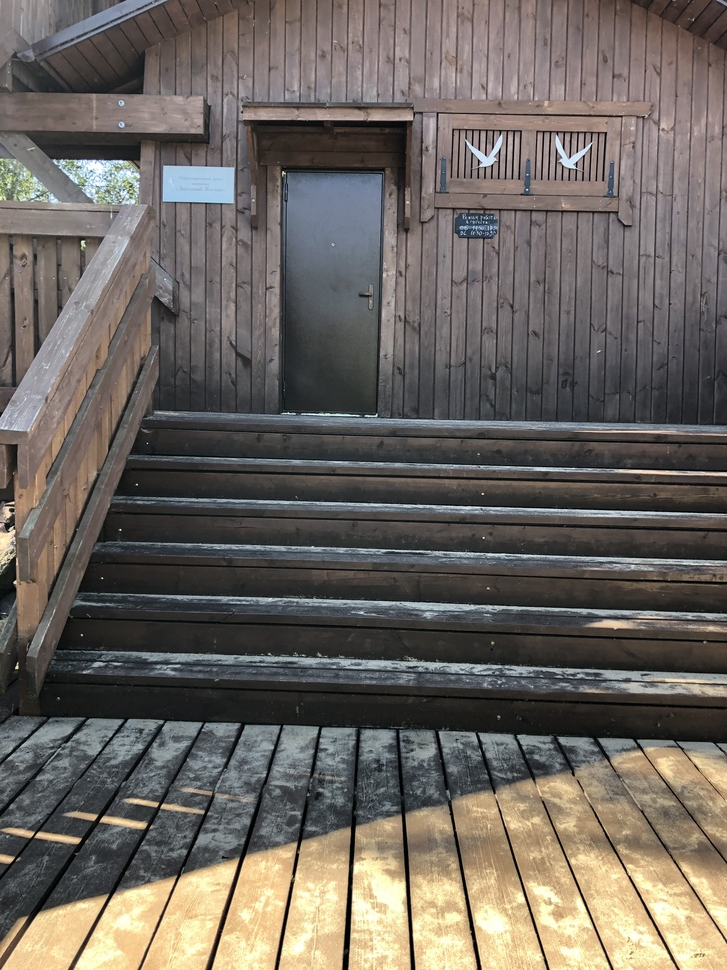
#> input picture images_input/Kotlin1.jpg, 727 x 970 px, shrunk from 3024 x 4032 before the run
$ python -i harris.py   (imports and definitions only)
#> lines starting #> are read from the running program, lines starting #| are printed output that depends on the picture
import numpy as np
from scipy import ndimage
import matplotlib.pyplot as plt


def compute_harris_response(
    im: np.ndarray,
    sigma=3,
) -> np.ndarray:
    """
    вычисляет функцию отклика детектора углов Харриса для каждого пикселя
    полутонового изображения
    @param im: изображение в форме numpy-массива
    @param sigma: масштаб фильтров
    @return: массив со значениями функции отклика
    """
    # производные
    im_x = np.zeros(im.shape)
    ndimage.gaussian_filter(im, (sigma, sigma), (0, 1), im_x)
    im_y = np.zeros(im.shape)
    ndimage.gaussian_filter(im, (sigma, sigma), (1, 0), im_y)

    # элементы матрицы Харриса
    W_xx = ndimage.gaussian_filter(im_x * im_x, sigma)
    W_xy = ndimage.gaussian_filter(im_x * im_y, sigma)
    W_yy = ndimage.gaussian_filter(im_y * im_y, sigma)

    # определитель и след матрицы
    W_det = W_xx * W_yy - W_xy**2
    W_tr = W_xx + W_yy

    return W_det / W_tr


# [175 lines left out: functions get_harris_points, plot_harris_points, get_descriptors, match_descriptors, match_descriptors_twosided, concatenate_images and 1 more, not called in this run]

>>> import cv2
>>> picture = cv2.imread('images_input/Kotlin1.jpg', cv2.IMREAD_GRAYSCALE)
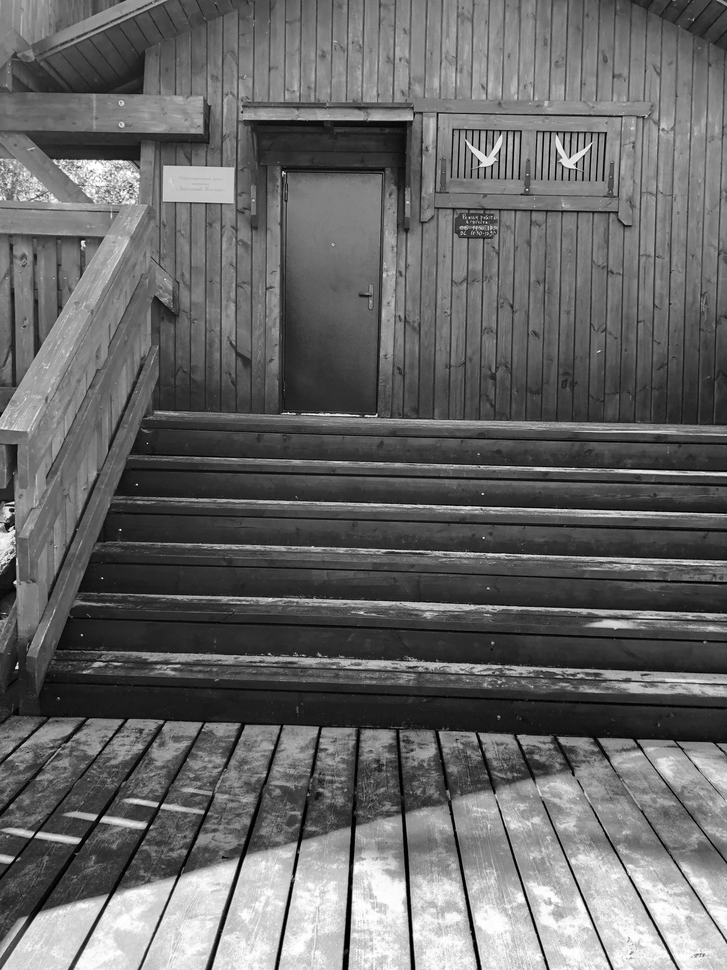
#> picture: shape (970, 727); min 0, max 255, mean 103.6
>>> result = compute_harris_response(picture)
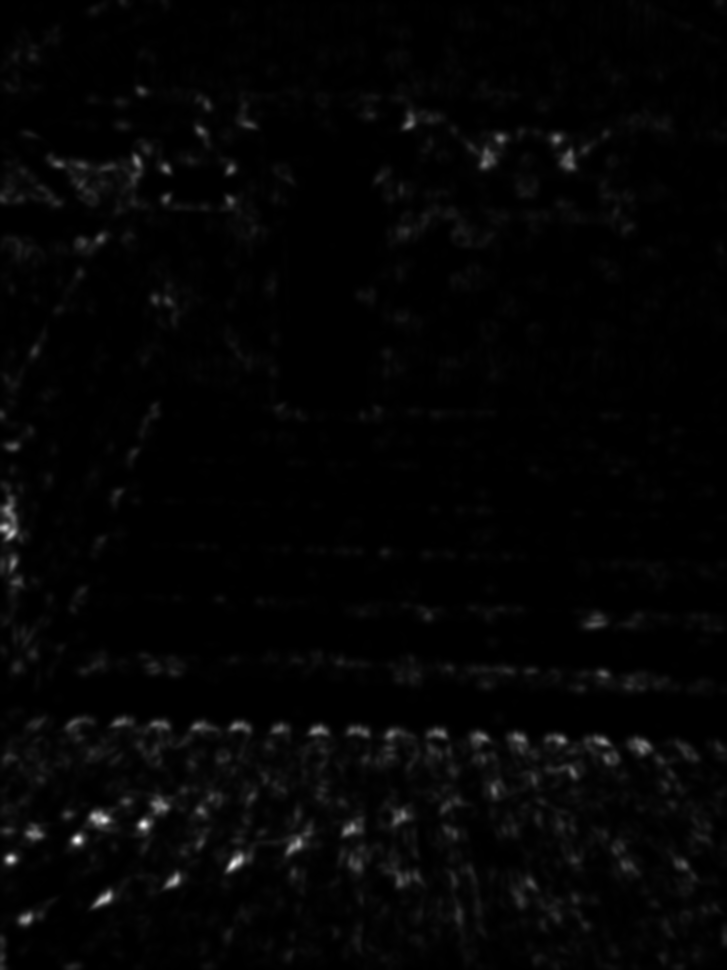
#> result: shape (970, 727) float64; min 0.000595, max 43.64, mean 0.9; drawn with min black and max white

$ run again, on images_input/Kotlin2.jpg
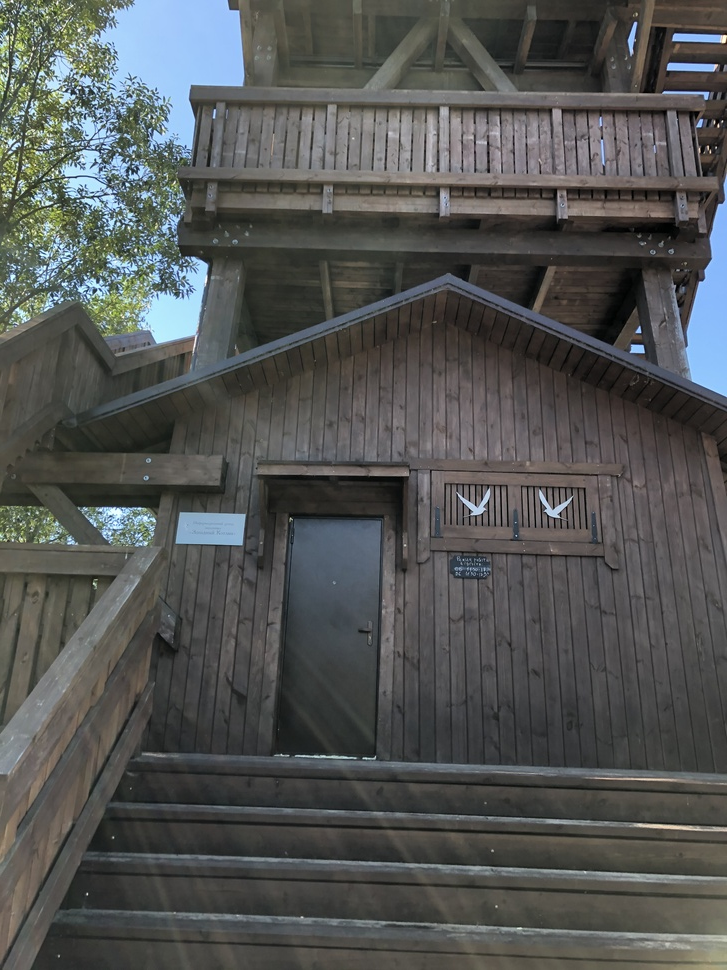
#> input picture images_input/Kotlin2.jpg, 727 x 970 px, shrunk from 3024 x 4032 before the run
#> `picture = cv2.imread('images_input/Kotlin1.jpg', cv2.IMREAD_GRAYSCALE)`:
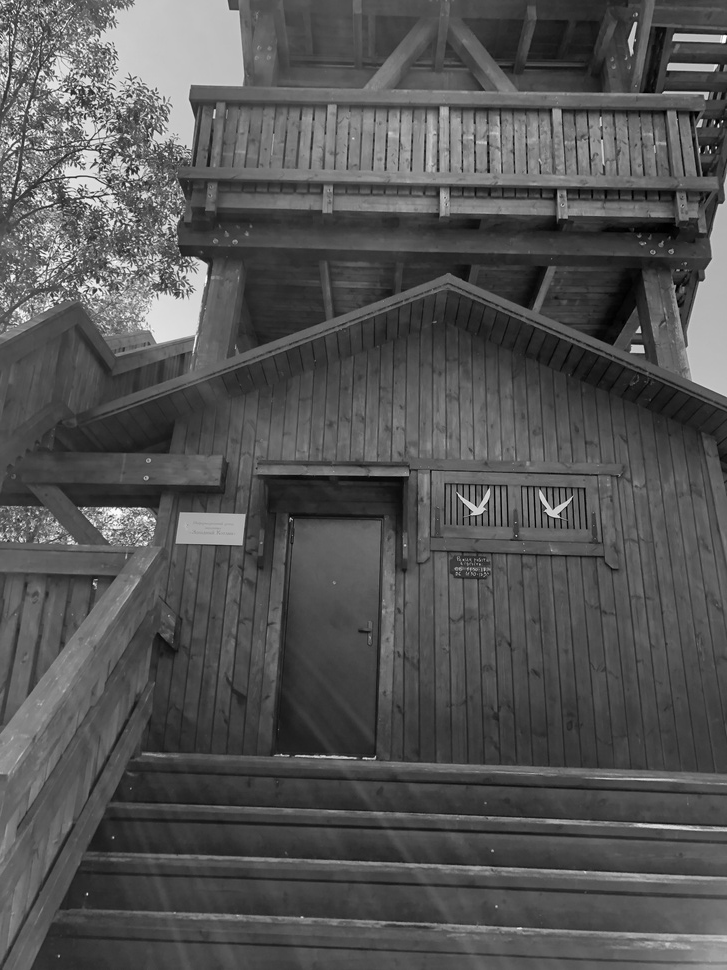
#> picture: shape (970, 727); min 0, max 255, mean 84.1
#> `result = compute_harris_response(picture)`:
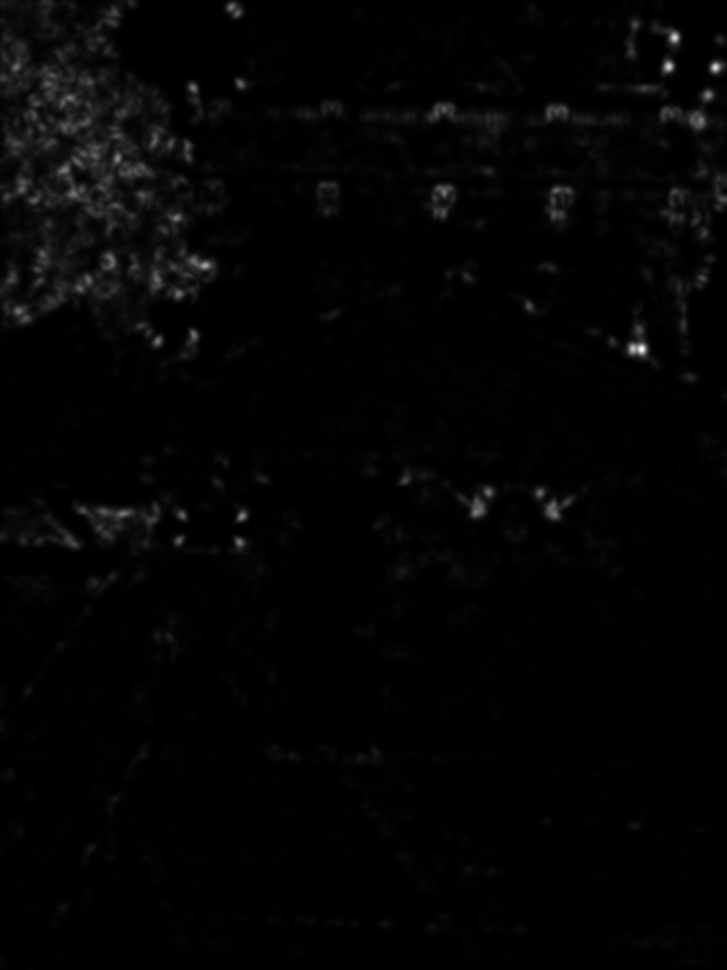
#> result: shape (970, 727) float64; min 7.89e-05, max 38.67, mean 0.7; drawn with min black and max white

$ run again, on images_input/Kotlin3.jpg
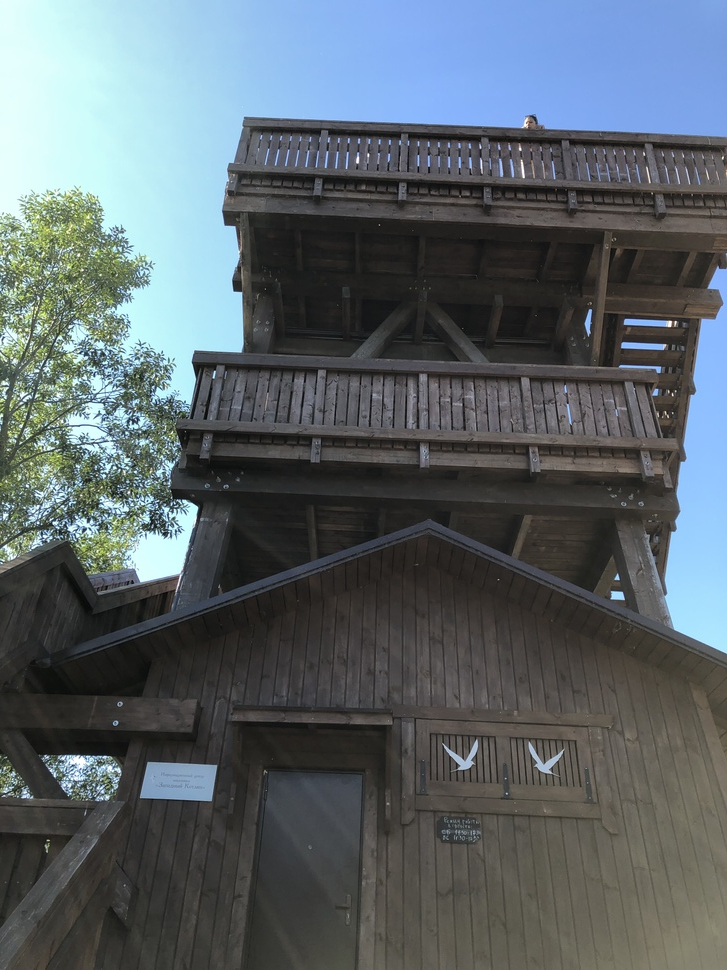
#> input picture images_input/Kotlin3.jpg, 727 x 970 px, shrunk from 3024 x 4032 before the run
#> `picture = cv2.imread('images_input/Kotlin1.jpg', cv2.IMREAD_GRAYSCALE)`:
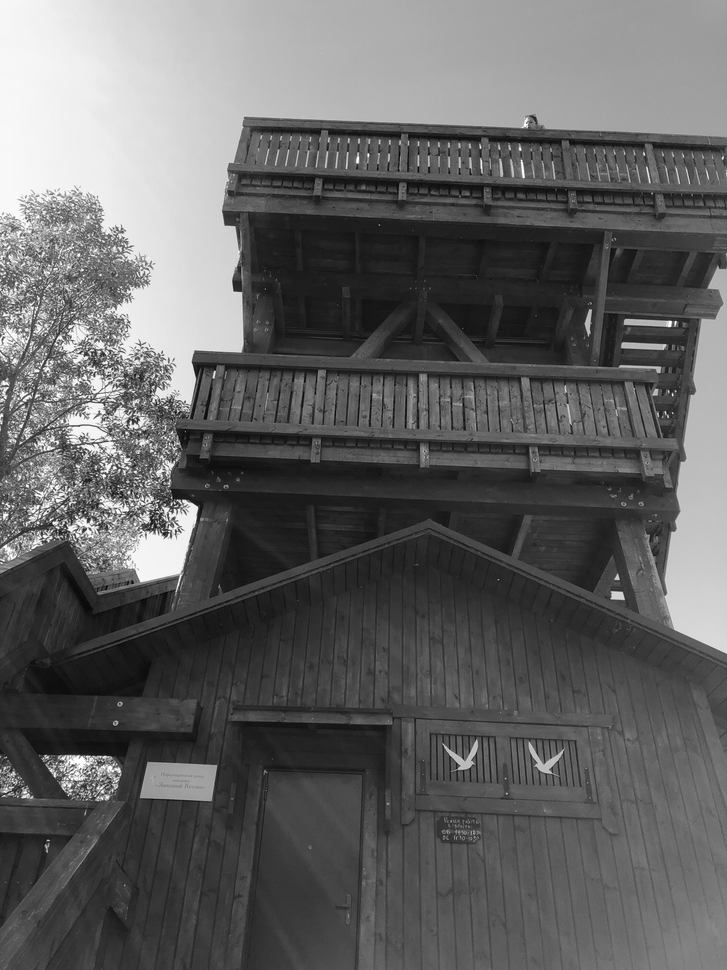
#> picture: shape (970, 727); min 0, max 255, mean 98.3
#> `result = compute_harris_response(picture)`:
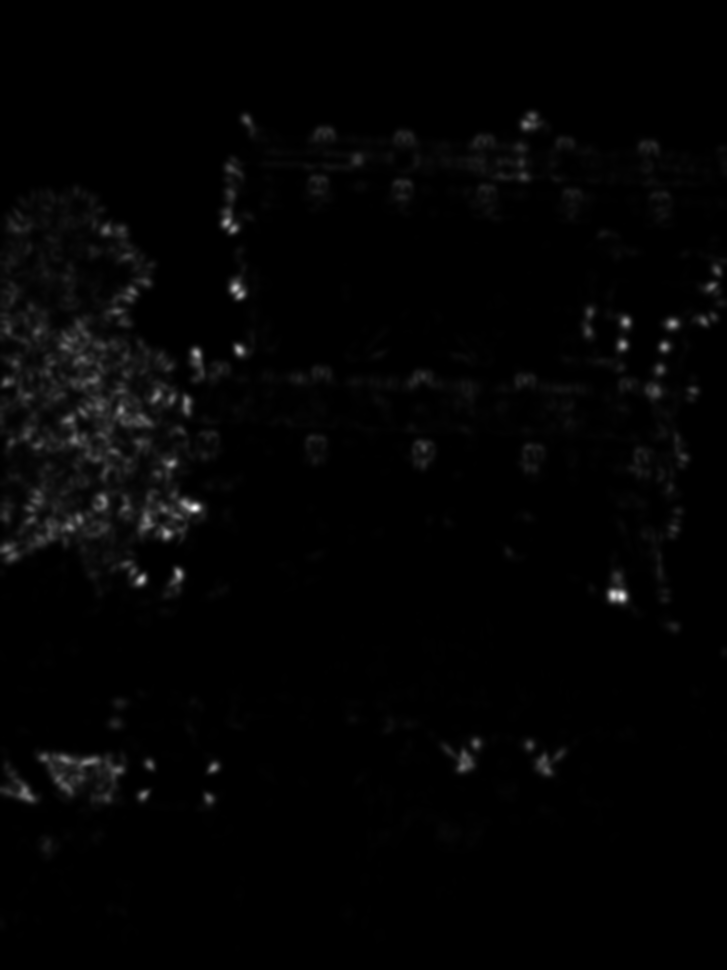
#> result: shape (970, 727) float64; min 6.82e-09, max 45.15, mean 0.7; drawn with min black and max white

$ run again, on images_input/Kotlin_pan1.jpg
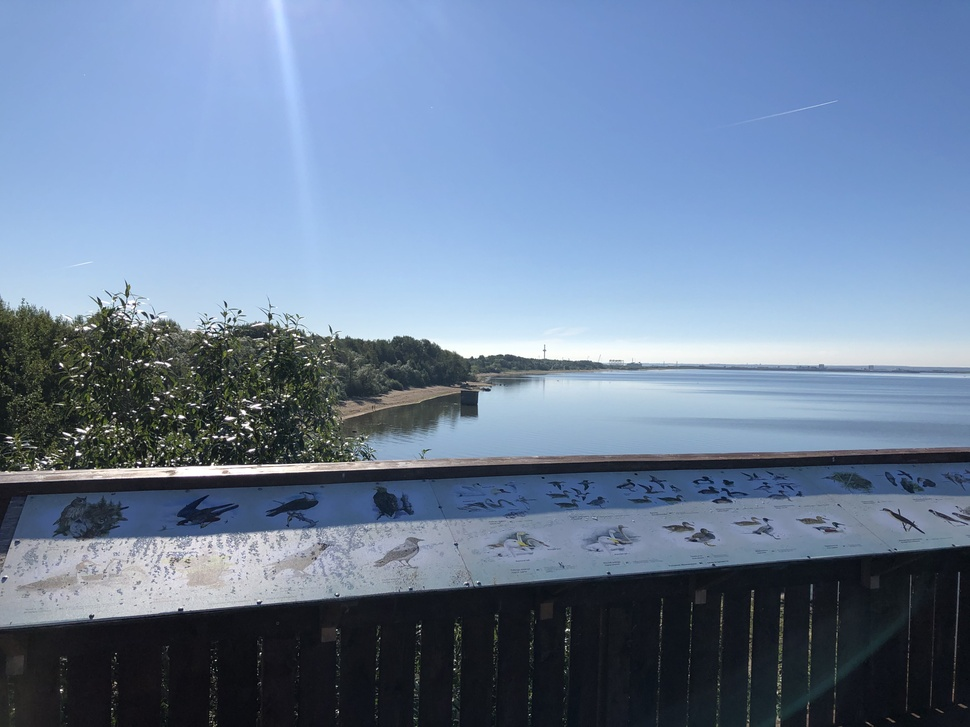
#> input picture images_input/Kotlin_pan1.jpg, 970 x 727 px, shrunk from 4032 x 3024 before the run
#> `picture = cv2.imread('images_input/Kotlin1.jpg', cv2.IMREAD_GRAYSCALE)`:
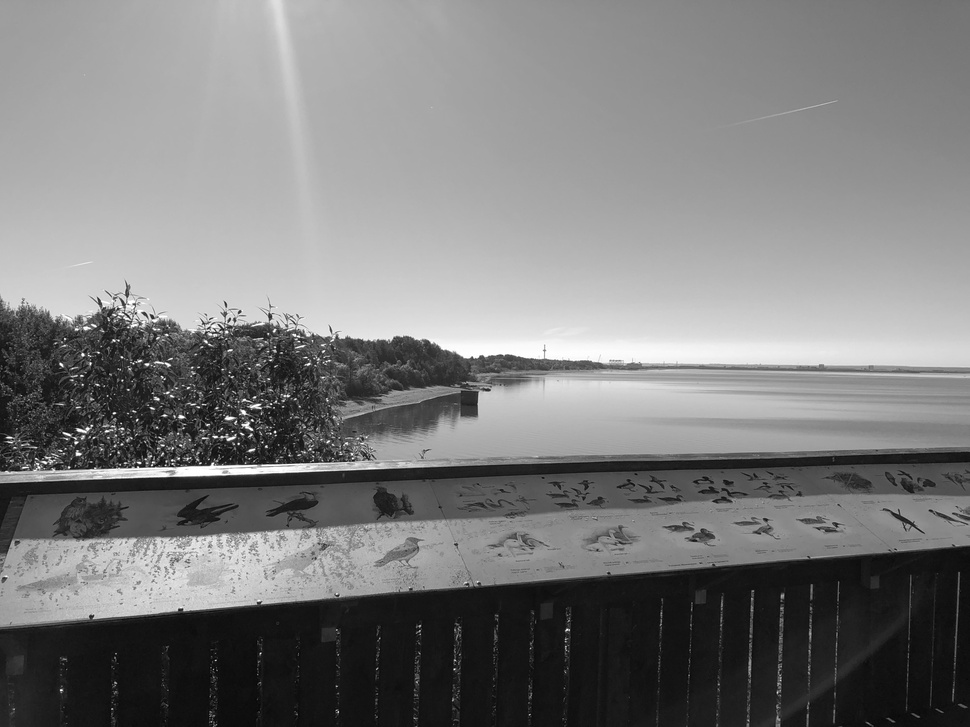
#> picture: shape (727, 970); min 0, max 255, mean 124.6
#> `result = compute_harris_response(picture)`:
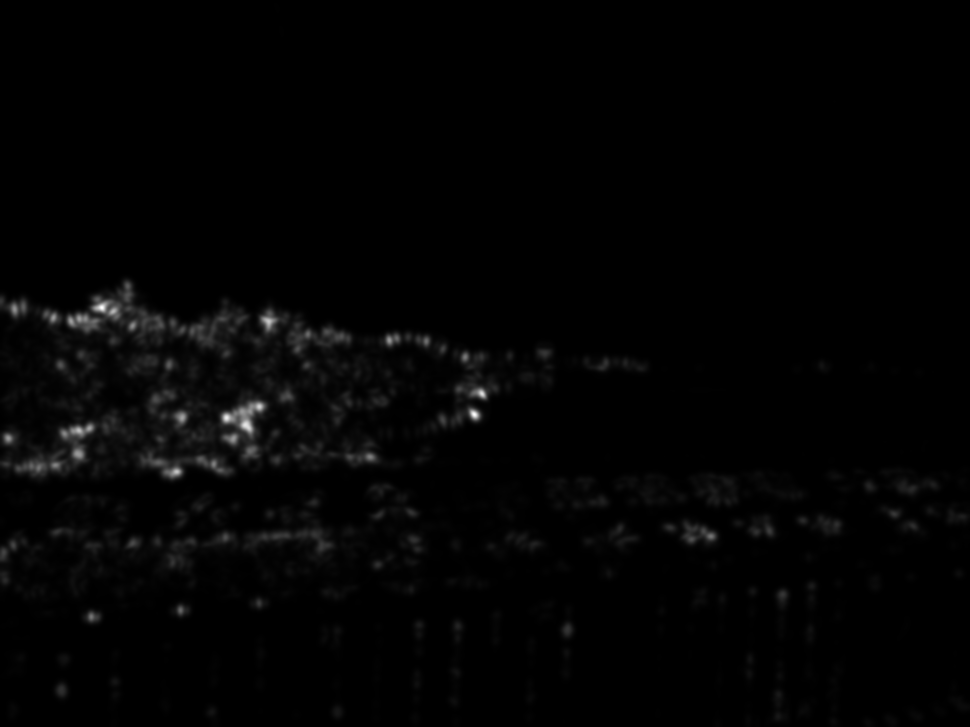
#> result: shape (727, 970) float64; min 8.63e-06, max 25.2, mean 0.3; drawn with min black and max white
